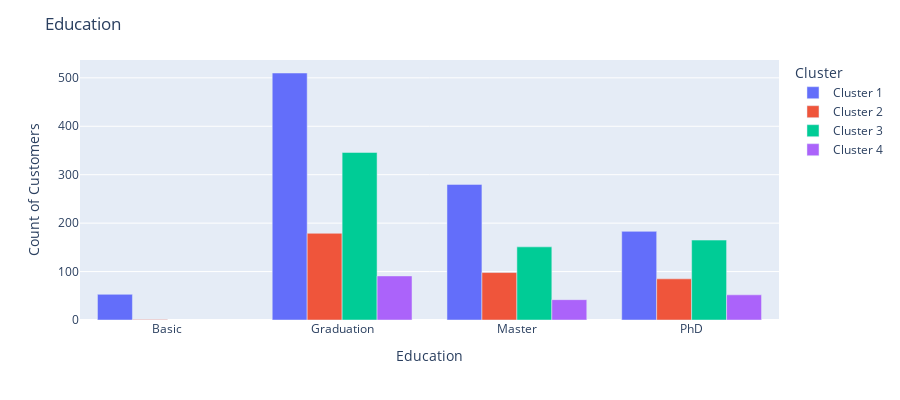

Source (notebook cell):
### Code cell
df_plot = df_[['Education', 'Cluster', 'ID']].groupby(['Education', 'Cluster']).count()
df_plot.reset_index(inplace=True)
df_plot.rename(columns={"ID":"Count of Customers"}, inplace=True)


fig = px.bar(df_plot, x="Education", y="Count of Customers",
             color='Cluster', barmode='group',
             height=400)
fig.update_layout(title="Education")
fig.show()

### Figure 1 — Plotly figure (JSON) as saved in the notebook; plotly's stock layout.template omitted (floating-point values rounded to 4 significant figures)
{"data": [{"alignmentgroup": "True", "hovertemplate": "Cluster=Cluster 1<br>Education=%{x}<br>Count of Customers=%{y}<extra></extra>", "legendgroup": "Cluster 1", "marker": {"color": "#636efa", "pattern": {"shape": ""}}, "name": "Cluster 1", "offsetgroup": "Cluster 1", "orientation": "v", "showlegend": true, "textposition": "auto", "type": "bar", "x": ["Basic", "Graduation", "Master", "PhD"], "xaxis": "x", "y": [53, 510, 280, 183], "yaxis": "y"}, {"alignmentgroup": "True", "hovertemplate": "Cluster=Cluster 2<br>Education=%{x}<br>Count of Customers=%{y}<extra></extra>", "legendgroup": "Cluster 2", "marker": {"color": "#EF553B", "pattern": {"shape": ""}}, "name": "Cluster 2", "offsetgroup": "Cluster 2", "orientation": "v", "showlegend": true, "textposition": "auto", "type": "bar", "x": ["Basic", "Graduation", "Master", "PhD"], "xaxis": "x", "y": [1, 179, 98, 85], "yaxis": "y"}, {"alignmentgroup": "True", "hovertemplate": "Cluster=Cluster 3<br>Education=%{x}<br>Count of Customers=%{y}<extra></extra>", "legendgroup": "Cluster 3", "marker": {"color": "#00cc96", "pattern": {"shape": ""}}, "name": "Cluster 3", "offsetgroup": "Cluster 3", "orientation": "v", "showlegend": true, "textposition": "auto", "type": "bar", "x": ["Graduation", "Master", "PhD"], "xaxis": "x", "y": [346, 151, 165], "yaxis": "y"}, {"alignmentgroup": "True", "hovertemplate": "Cluster=Cluster 4<br>Education=%{x}<br>Count of Customers=%{y}<extra></extra>", "legendgroup": "Cluster 4", "marker": {"color": "#ab63fa", "pattern": {"shape": ""}}, "name": "Cluster 4", "offsetgroup": "Cluster 4", "orientation": "v", "showlegend": true, "textposition": "auto", "type": "bar", "x": ["Graduation", "Master", "PhD"], "xaxis": "x", "y": [91, 42, 52], "yaxis": "y"}], "layout": {"barmode": "group", "height": 400, "legend": {"title": {"text": "Cluster"}, "tracegroupgap": 0}, "margin": {"t": 60}, "title": {"text": "Education"}, "xaxis": {"anchor": "y", "domain": [0, 1], "title": {"text": "Education"}}, "yaxis": {"anchor": "x", "domain": [0, 1], "title": {"text": "Count of Customers"}}}}
